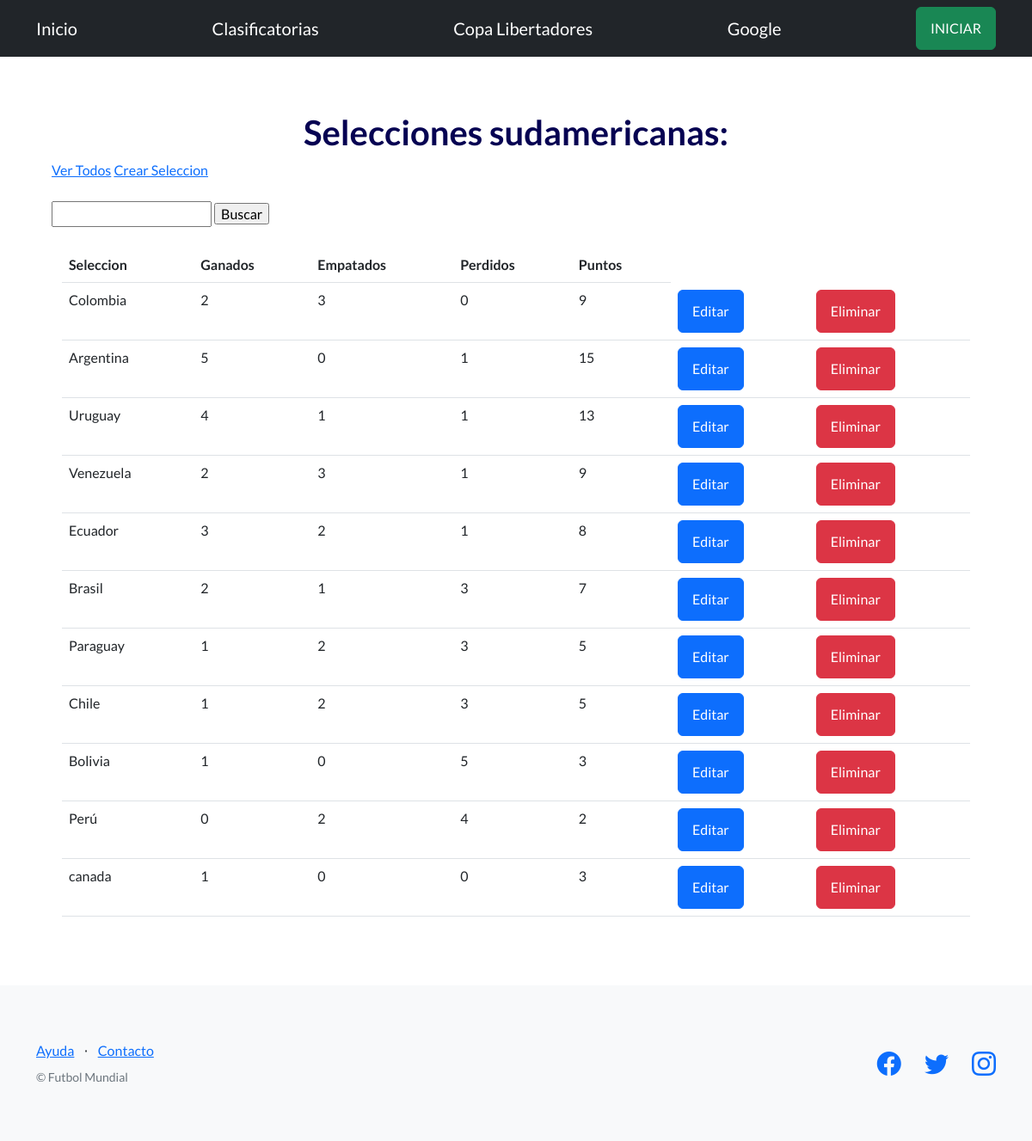
The app's page /futbol/selecciones/, older data.
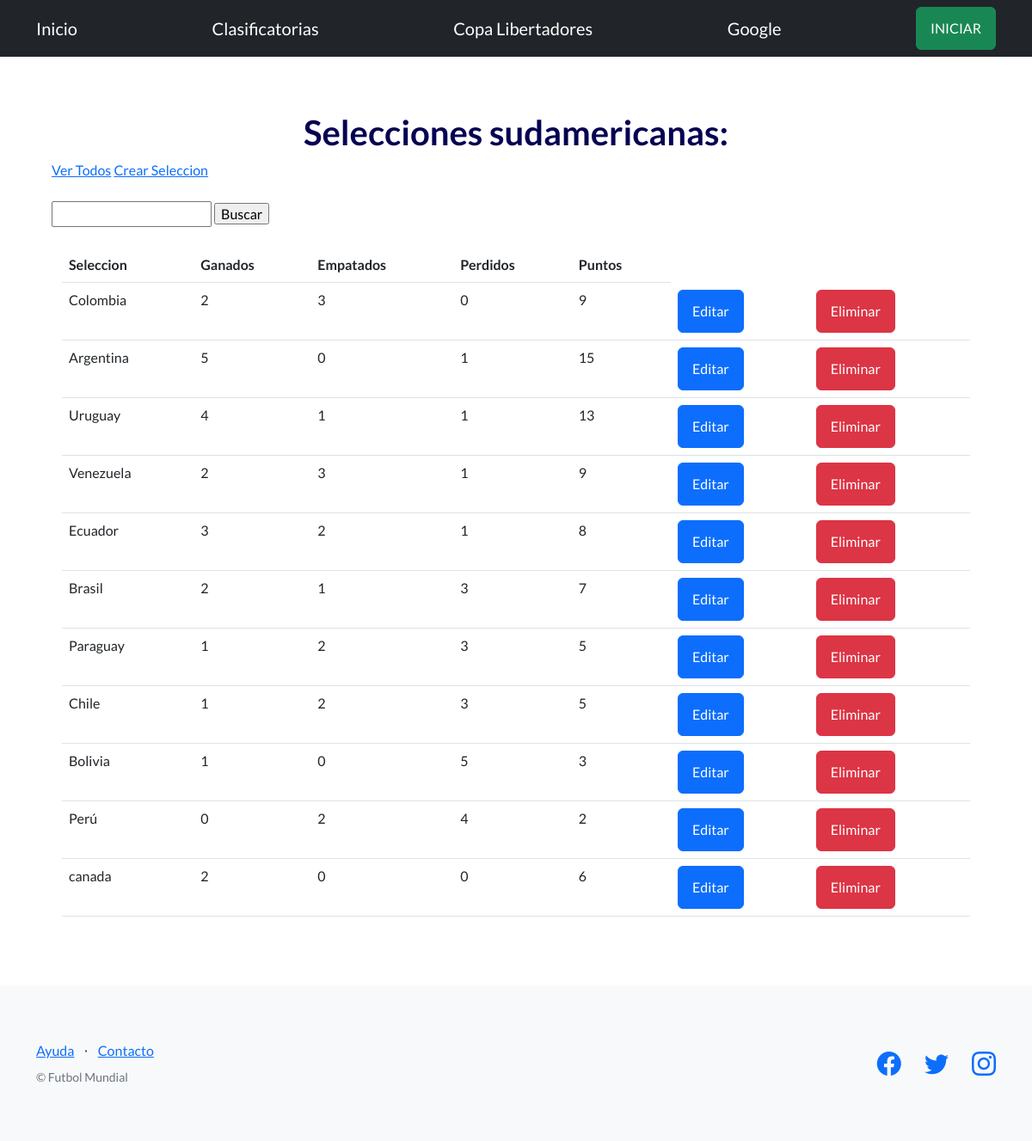
The same page, newer data.
### control/models.py (models this page shows, shortened)
class Clasificatorias(models.Model):
    seleccion=models.CharField(max_length=100)
    ganados=models.IntegerField()
    empatados=models.IntegerField()
    perdidos=models.IntegerField()
    puntos=models.IntegerField()

### control/views.py (the view)
# urls.py: path("selecciones/", selecciones, name="selecciones"),
def selecciones(request):
    contexto = {
        "equipos": Clasificatorias.objects.all(),
    }
    http_response = render(
        request=request,
        template_name='control/lista_selecciones.html',
        context=contexto,
    )
    return http_response

### control/templates/control/lista_selecciones.html (shortened to what this page needs)
{% extends "base.html" %}
{% block contenido %}
<h1 style="color: rgb(6, 2, 82);">
    <div style="text-align: center;">
     Selecciones sudamericanas:
    </div>
</h1>
<a href="{% url 'selecciones' %}">Ver Todos</a>
<a href="{% url 'crear_seleccion' %}">Crear Seleccion</a>
<br><br>
<form action="{% url 'buscar_seleccion' %}" method="post">
  <input type="text" name="busqueda">
  <input type="submit" value="Buscar">
</form>
<br>
<div class="container">
<table class="table">
    <tbody>
      <tr>
        <th>Seleccion</th>
        <th>Ganados</th>
        <th>Empatados</th>
        <th>Perdidos</th>
        <th>Puntos</th>
      </tr>
      {% for equipo in equipos %}
      <tr>
        <td>{{ equipo.seleccion }}</td>
        <td>{{ equipo.ganados }}</td>
        <td>{{ equipo.empatados }}</td>
        <td>{{ equipo.perdidos }}</td>
        <td>{{ equipo.puntos }}</td>
        <td>
            <a class="btn btn-primary" href="{% url 'editar_seleccion' equipo.id %}">Editar</a>
          </td>
        <td>
            <form action="{% url 'eliminar_seleccion' equipo.id %}" method="post">
              <input type="submit" class="btn btn-danger" value="Eliminar"/>
            </form>
          </td>
      </tr>
    {% endfor %}
    </tbody>
  </table>
</div>
{% endblock contenido %}

Row changes from the older to the newer data that the page shows:
changed Clasificatorias "canada": ganados "1" → "2"; puntos "3" → "6"
